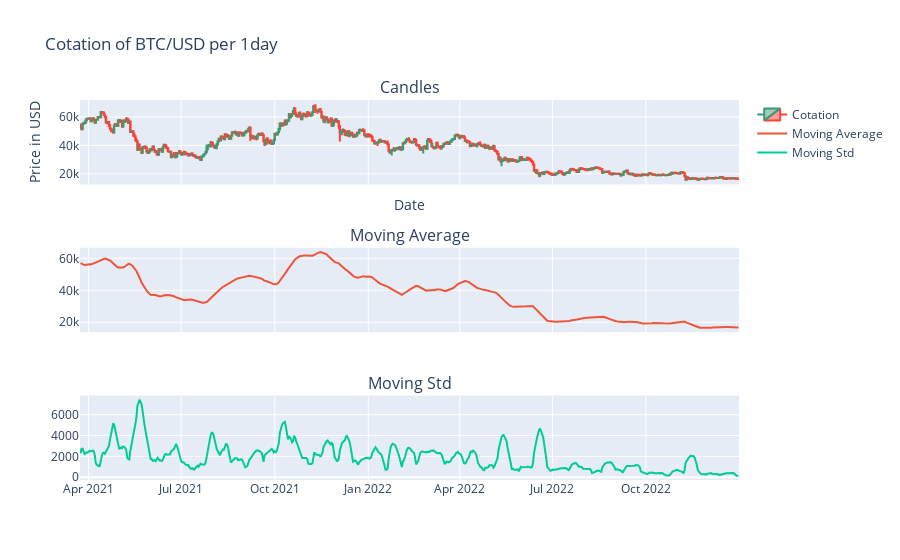

Notebook source saved alongside this figure:
### Markdown cell above
<font size="4">

- The previous plot showed a great volatility in the price. Let's plot the price along with its moving statistic. A stationnary time series is expected to have these features constant in time.

### Code cell
data = add_arima_indicators(data, "close", period = 14) 

arima_viz_with_indicator(data,symbol, interval)

### Figure 1 — Plotly figure (JSON) as saved in the notebook; plotly's stock layout.template omitted (floating-point values rounded to 4 significant figures; data arrays with more than 128 entries replaced by an {"elided": "..."} marker saying what was removed)
{"data": [{"close": {"elided": "648 float values"}, "high": {"elided": "648 float values"}, "low": {"elided": "648 float values"}, "name": "Cotation", "open": {"elided": "648 float values"}, "type": "candlestick", "x": {"elided": "648 str values"}, "xaxis": "x", "yaxis": "y"}, {"mode": "lines", "name": "Moving Average", "type": "scatter", "x": {"elided": "648 str values"}, "xaxis": "x2", "y": {"elided": "648 float values"}, "yaxis": "y2"}, {"mode": "lines", "name": "Moving Std", "type": "scatter", "x": {"elided": "648 str values"}, "xaxis": "x3", "y": {"elided": "648 float values"}, "yaxis": "y3"}], "layout": {"annotations": [{"font": {"size": 16}, "showarrow": false, "text": "Candles", "x": 0.5, "xanchor": "center", "xref": "paper", "y": 1, "yanchor": "bottom", "yref": "paper"}, {"font": {"size": 16}, "showarrow": false, "text": "Moving Average", "x": 0.5, "xanchor": "center", "xref": "paper", "y": 0.6111, "yanchor": "bottom", "yref": "paper"}, {"font": {"size": 16}, "showarrow": false, "text": "Moving Std", "x": 0.5, "xanchor": "center", "xref": "paper", "y": 0.2222, "yanchor": "bottom", "yref": "paper"}], "autosize": true, "title": {"text": "Cotation of BTC/USD per 1day"}, "xaxis": {"anchor": "y", "autorange": true, "domain": [0, 1], "matches": "x3", "range": ["2021-03-23 12:00", "2022-12-31 12:00"], "rangeslider": {"visible": false, "yaxis": {}}, "showticklabels": false, "title": {"text": "Date"}, "type": "date"}, "xaxis2": {"anchor": "y2", "autorange": true, "domain": [0, 1], "matches": "x3", "range": ["2021-03-23 12:00", "2022-12-31 12:00"], "showticklabels": false, "type": "date"}, "xaxis3": {"anchor": "y3", "autorange": true, "domain": [0, 1], "range": ["2021-03-23 12:00", "2022-12-31 12:00"], "type": "date"}, "yaxis": {"anchor": "x", "autorange": true, "domain": [0.7778, 1], "range": [12530.0, 71970.0], "title": {"text": "Price in USD"}}, "yaxis2": {"anchor": "x2", "autorange": true, "domain": [0.3889, 0.6111], "range": [13790.0, 66600.0], "type": "linear"}, "yaxis3": {"anchor": "x3", "autorange": true, "domain": [0, 0.2222], "range": [-268.6, 7842.0], "type": "linear"}}}
